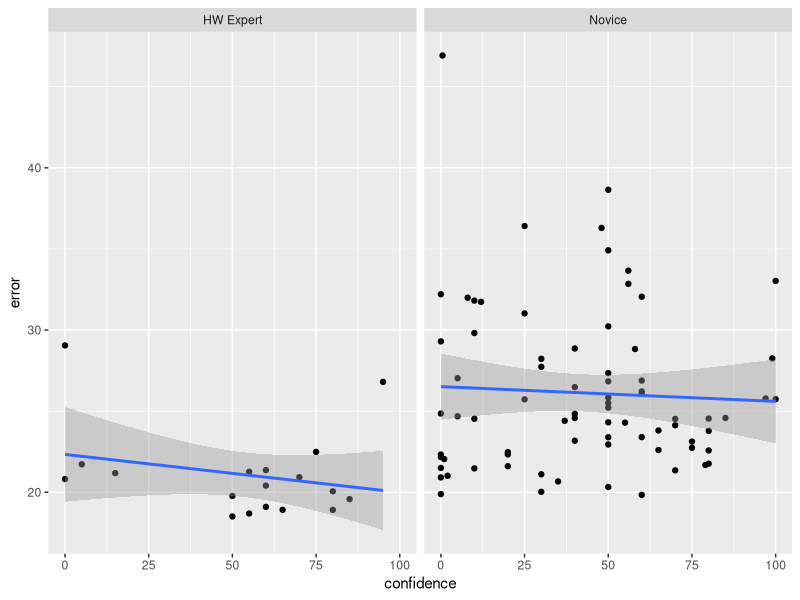

Write R code to recreate this figure.

library(tidyverse)

# Read the forensic data into R
forensic <- read_csv("data_forensic.csv")

# Aggregate the data: this time, what you need to do is 
# calculate the mean confidence and the mean estimate:
forensic_collapsed <- forensic %>%
  mutate(error = abs(est - true)) %>%
  drop_na(error, confidence) %>% # OR: filter(!is.na(error), !is.na(confidence))
  group_by(participant, handwriting_expert, confidence) %>%
  summarise(error = mean(error)) %>%
  ungroup() %>%
  arrange(participant)

# take a look
print(forensic_collapsed)

# create a plot of the data
pic <- ggplot(
  data = forensic_collapsed, 
  mapping = aes(
    x = confidence, 
    y = error, 
  )) + 
  geom_point() + 
  geom_smooth(method = "lm", formula = y ~ x) + # <- method = "lm" gives linear smoothing 
  facet_wrap(vars(handwriting_expert))
  
# display the plot
plot(pic)
